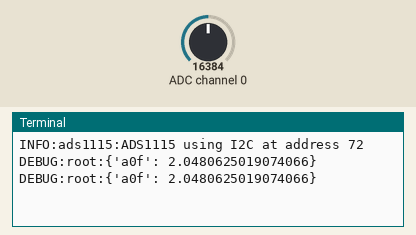
This program was run on a simulated Raspberry Pi (BCM pin numbers). Shown: the last lines printed to the terminal. The inputs (shaded band) are chosen by the test bench; at power-on: ADC channel 0 = 16384 (analog values on the 0–32767 scale). The clock reads 2024-03-15 10:24:30 at power-on unless the program sets it.

Above: at 1.2 s.
1.3 s: ADC channel 0 set to 22936
At 2.2 s:
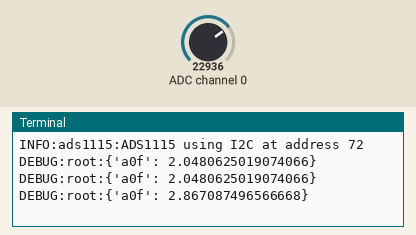
2.8 s: ADC channel 0 set to 28834
At 3.4 s:
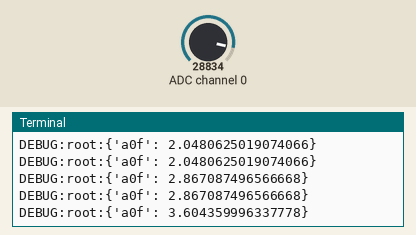
Timing chart, 0 to 5.8 s (numbered marks = the images above; inputs shaded):
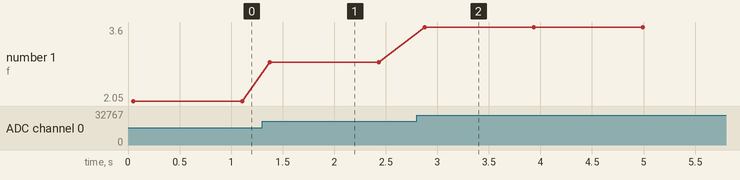

The program:

MadcADS1115_4CH.py
```python
#!/usr/bin/env python3
''' ADS1115 adc has 4 channels.  If any channel has a delta (current-previous) that is above the
noise threshold or if the max Time interval exceeded then the
voltage from all initialized channels will be returned.
When creating object, pass: Number of channels, noise threshold, max time interval, gain, and address.
Will return a list with the voltage value for each channel

Number of channels (1-4)
To find the noise threshold set noise threshold low. Noise is in Volts
Max time interval is used to catch drift/creep that is below the noise threshold.
Gain options. Set the gain to capture the voltage range being measured.
 User         FS (V)
 2/3          +/- 6.144
 1            +/- 4.096
 2            +/- 2.048
 4            +/- 1.024
 8            +/- 0.512
 16           +/- 0.256

Note you can change the I2C address from its default (0x48)
To check the address
$ sudo i2cdetect -y 1
Change the address by connecting the ADDR pin to one of the following
0x48 (1001000) ADR -> GND
0x49 (1001001) ADR -> VDD
0x4A (1001010) ADR -> SDA
0x4B (1001011) ADR -> SCL
Then update the address when creating the ads object in the HARDWARE section

'''

import busio, board, logging
from time import time, sleep
import adafruit_ads1x15.ads1115 as ADS
from adafruit_ads1x15.analog_in import AnalogIn

class ads1115:
    ''' ADC using ADS1115 (I2C). Returns a list with voltge values '''

    def __init__(self, numOfChannels=1, noiseThreshold=0.001, maxInterval=1, usergain=1, useraddress=0x48, logger=None):
        ''' Create I2C bus and initialize lists '''

        if logger is not None:                        # Use logger passed as argument
            self.logger = logger
        elif len(logging.getLogger().handlers) == 0:   # Root logger does not exist and no custom logger passed
            logging.basicConfig(level=logging.INFO)      # Create root logger
            self.logger = logging.getLogger(__name__)    # Create from root logger
        else:                                          # Root logger already exists and no custom logger passed
            self.logger = logging.getLogger(__name__)    # Create from root logger
        self.logger.info("ADS1115 using I2C at address {0}".format(str(useraddress)))
        i2c = busio.I2C(board.SCL, board.SDA)  # Create the I2C bus
        ads = ADS.ADS1115(i2c, gain=usergain, address=useraddress)   # Create the ADC object using the I2C bus
        self.numOfChannels = numOfChannels
        self.chan = [AnalogIn(ads, ADS.P0), # create analog input channel on pins
                     AnalogIn(ads, ADS.P1),
                     AnalogIn(ads, ADS.P2),
                     AnalogIn(ads, ADS.P3)]
        self.noiseThreshold = noiseThreshold
        self.numOfSamples = 10        # Number of samples to average
        self.maxInterval = maxInterval  # interval in seconds to check for update
        self.time0 = time()
        # Initialize lists
        self.sensorAve = [x for x in range(self.numOfChannels)]
        self.sensorLastRead = [x for x in range(self.numOfChannels)]
        self.adcValue = [x for x in range(self.numOfChannels)]
        self.adc = {}  # Dictionary for sending final results
        self.sensor = [[x for x in range(0, self.numOfSamples)] for x in range(0, self.numOfChannels)]
        for x in range(self.numOfChannels): # initialize the first read for comparison later
            self.sensorLastRead[x] = self.chan[x].value
        self.sensorChanged = False
        self.timelimit = False

    def getdata(self):
        ''' If adc is above noise threshold or time limit exceeded will return voltage of each channel '''

        if time() - self.time0 > self.maxInterval:
            self.timelimit = True
        for x in range(self.numOfChannels):
            for i in range(self.numOfSamples):  # get samples points from analog pin and average
                self.sensor[x][i] = self.chan[x].voltage
            self.sensorAve[x] = sum(self.sensor[x])/len(self.sensor[x])
            if abs(self.sensorAve[x] - self.sensorLastRead[x]) > self.noiseThreshold:
                self.sensorChanged = True
            self.logger.debug('changed: {0} chan: {1} value: {2:1.3f} previously: {3:1.3f}'.format(self.sensorChanged, x, self.sensorAve[x], self.sensorLastRead[x]))
            self.adc['a' + str(x) + 'f'] = self.sensorAve[x]
            self.sensorLastRead[x] = self.sensorAve[x]
        if self.sensorChanged or self.timelimit:
            self.time0 = time()
            self.sensorChanged = False
            self.timelimit = False
            return self.adc

if __name__ == "__main__":

    logging.basicConfig(level=logging.DEBUG)
    logger_ads1115 = logging.getLogger('ads1115')
    logger_ads1115.setLevel(logging.INFO)
    adc = ads1115(1, 0.001, 1, 1, 0x48, logger=logger_ads1115) # numOfChannels, noiseThreshold, max time interval, Gain, Address
    while True:
        voltage = adc.getdata() # returns a list with the voltage for each pin that was passed in ads1115
        if voltage is not None: logging.debug(voltage)
        sleep(.05)
```

Measured:
- after the input at 1.3 s, the terminal: prints a new line after 0.07 s (image 1)
- after the input at 2.8 s, the terminal: prints a new line after 0.08 s (image 2)
- plotted number 1: 2.05 → 2.87 after the input at 1.3 s, 2.87 → 3.6 after the input at 2.8 s
